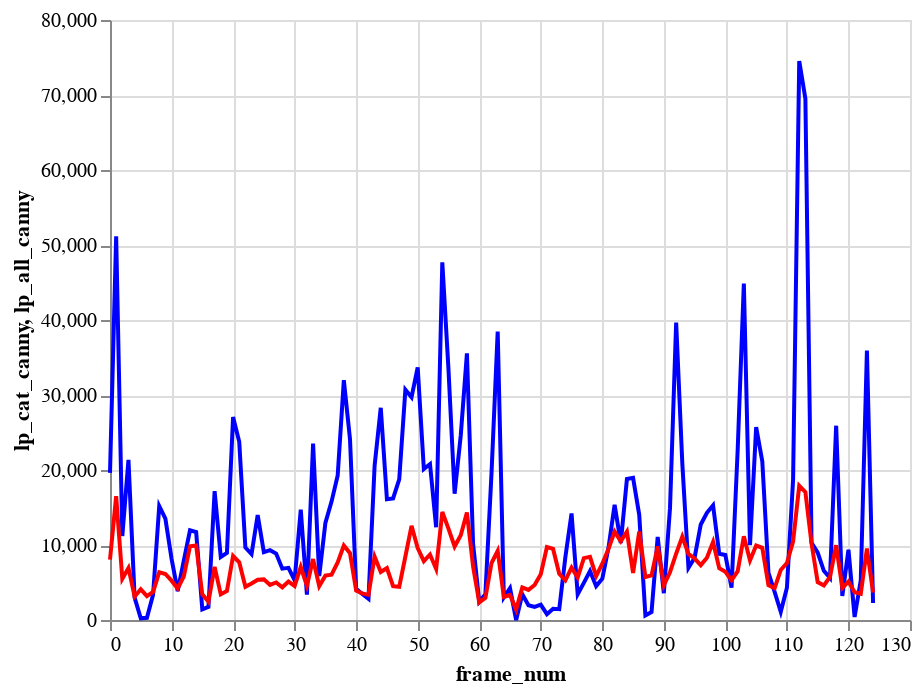

The notebook cell this image was saved under:
### Code cell
base = alt.Chart(result.reset_index()).encode(x='frame_num')

alt.layer(
    base.mark_line(color='blue').encode(y='lp_cat_canny'),
    base.mark_line(color='red').encode(y='lp_all_canny')
)
